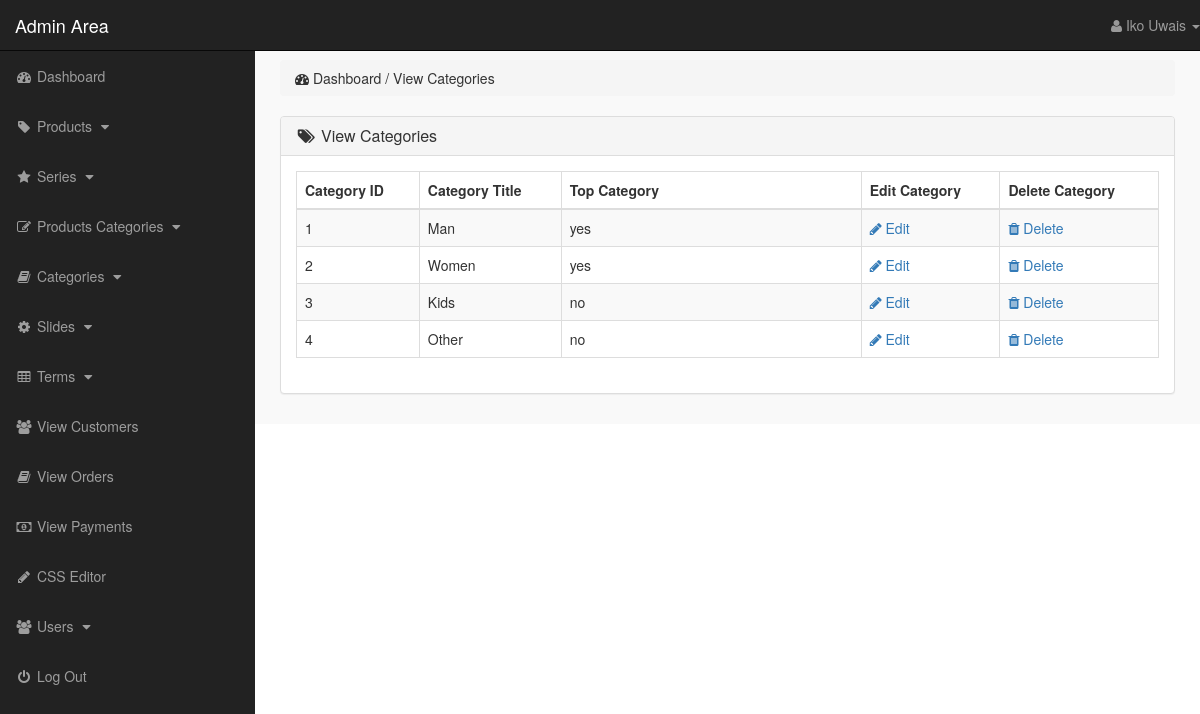
/admin_area/index.php?view_cats (signed in), run on the app's committed database.
### tables this page shows
CREATE TABLE `categories` (
  `cat_id` int(10) NOT NULL,
  `cat_title` text NOT NULL,
  `cat_top` text NOT NULL,
  `cat_image` text NOT NULL
);

### admin_area/view_cats.php (the view)
<?php
    if(!isset($_SESSION['admin_email'])){
        echo "<script>window.open('login.php','_self')</script>";
    }else{
?>
<div class="row">
    <div class="col-lg-12">
        <ol class="breadcrumb">
            <li>
                <i class="fa fa-dashboard"></i> Dashboard / View Categories
            </li>
        </ol>
    </div>
</div>
<div class="row">
    <div class="col-lg-12">
        <div class="panel panel-default">
            <div class="panel-heading">
                <h3 class="panel-title">
                    <i class="fa fa-tags fa-fw"></i> View Categories
                </h3>
            </div>
            <div class="panel-body">
                <div class="table-responsive">
                    <table class="table table-hover table-striped table-bordered">
                        <thead>
                            <tr>
                                <th> Category ID </th>
                                <th> Category Title </th>
                                <th> Top Category </th>
                                <th> Edit Category </th>
                                <th> Delete Category </th>
                            </tr>
                        </thead>
                        <tbody>
                            <?php
                                $i=0;
                                $get_cats = "select * from categories";
                                $run_cats = mysqli_query($con,$get_cats);
                                while($row_cats=mysqli_fetch_array($run_cats)){
                                    $cat_id = $row_cats['cat_id'];
                                    $cat_title = $row_cats['cat_title'];
                                    $cat_top = $row_cats['cat_top'];
                                    $i++;
                            ?>
                            <tr>
                                <td> <?php echo $i; ?> </td>
                                <td> <?php echo $cat_title; ?> </td>
                                <td width="300"> <?php echo $cat_top; ?> </td>
                                <td>
                                    <a href="index.php?edit_cat= <?php echo $cat_id; ?> ">
                                        <i class="fa fa-pencil"></i> Edit
                                    </a>
                                </td>
                                <td>
                                    <a href="index.php?delete_cat= <?php echo $cat_id; ?> ">
                                        <i class="fa fa-trash"></i> Delete
                                    </a>
                                </td>
                            </tr>
                            <?php } ?>
                        </tbody>
                    </table>
                </div>
            </div>
        </div>
    </div>
</div>
<?php } ?>

### admin_area/includes/sidebar.php (shortened to what this page needs)
<?php
    if(!isset($_SESSION['admin_email'])){
        echo "<script>window.open('login.php','_self')</script>";
    }else{
?>
<nav class="navbar navbar-inverse navbar-fixed-top">
    <div class="navbar-header">
        <a href="index.php?dashboard" class="navbar-brand">Admin Area</a>
    </div>
    <ul class="nav navbar-right top-nav">
        <li class="dropdown">
            <a href="#" class="dropdown-toggle" data-toggle="dropdown">
                <i class="fa fa-user"></i> <?php echo $admin_name;  ?> <b class="caret"></b>
            </a>
        </li>
    </ul>
    <div class="collapse navbar-collapse navbar-ex1-collapse">
        <ul class="nav navbar-nav side-nav">
            <li>
                <a href="index.php?dashboard">
                        <i class="fa fa-fw fa-dashboard"></i> Dashboard
                </a>
            </li>
            <li>
                <a href="#" data-toggle="collapse" data-target="#products">
                        <i class="fa fa-fw fa-tag"></i> Products
                        <i class="fa fa-fw fa-caret-down"></i>
                </a>
            </li>
            <li>
                <a href="#" data-toggle="collapse" data-target="#manufacturer">
                        <i class="fa fa-fw fa-star"></i> Series
                        <i class="fa fa-fw fa-caret-down"></i>
                </a>
            </li>
            <li>
                <a href="#" data-toggle="collapse" data-target="#p_cat">
                        <i class="fa fa-fw fa-edit"></i> Products Categories
                        <i class="fa fa-fw fa-caret-down"></i>
                </a>
            </li>
            <li>
                <a href="#" data-toggle="collapse" data-target="#cat">
                        <i class="fa fa-fw fa-book"></i> Categories
                        <i class="fa fa-fw fa-caret-down"></i>
                </a>
            </li>
            <li>
                <a href="#" data-toggle="collapse" data-target="#slides">
                        <i class="fa fa-fw fa-gear"></i> Slides
                        <i class="fa fa-fw fa-caret-down"></i>
                </a>
            </li>
            <li>
                <a href="#" data-toggle="collapse" data-target="#terms">
                        <i class="fa fa-fw fa-table"></i> Terms
                        <i class="fa fa-fw fa-caret-down"></i>
                </a>
            </li>
            <li>
                <a href="index.php?view_customers">
                    <i class="fa fa-fw fa-users"></i> View Customers
                </a>
            </li>
            <li>
                <a href="index.php?view_orders">
                    <i class="fa fa-fw fa-book"></i> View Orders
                </a>
            </li>
            <li>
                <a href="index.php?view_payments">
                    <i class="fa fa-fw fa-money"></i> View Payments
                </a>
            </li>
            <li>
                <a href="index.php?edit_css">
                    <i class="fa fa-fw fa-pencil"></i> CSS Editor
                </a>
            </li>
            <li>
                <a href="#" data-toggle="collapse" data-target="#users">
                        <i class="fa fa-fw fa-users"></i> Users
                        <i class="fa fa-fw fa-caret-down"></i>
                </a>
            </li>
            <li>
                <a href="logout.php">
                    <i class="fa fa-fw fa-power-off"></i> Log Out
                </a>
            </li>
        </ul>
    </div>
</nav>
<?php } ?>

### admin_area/css/style.css (style rules this page uses)
body { margin-top: 100px; }
@media (min-width: 768px) { body { margin-top: 50px; } }
.top-nav { 0 15px; }
.top-nav>li { float: left; display: inline-block; }
.top-nav>li>a { color: #999999; line-height: 20px; padding-top: 15px; padding-bottom: 15px; }
@media (min-width: 768px) { .side-nav { position: fixed; top: 51px; bottom: 0; width: 255px; overflow-y: auto; overflow-x: hidden; background-color: #222222; padding-bottom: 40px; border-radius: 0; } }
@media (min-width: 768px) { .side-nav>li>a { width: 255px; } }
.panel-body { border-radius: 5px; }

### data on the page
categories: cat_title "Man", cat_top "yes"
categories: cat_title "Women", cat_top "yes"
categories: cat_title "Kids", cat_top "no"
categories: cat_title "Other", cat_top "no"

### other printed values
$admin_name "Iko Uwais"
